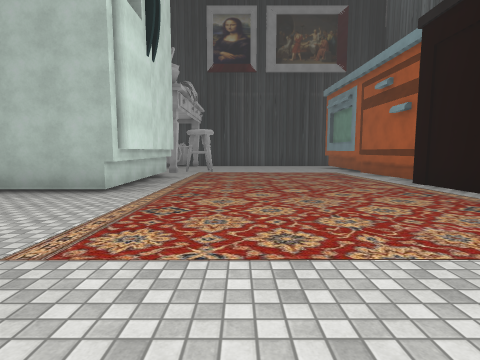
View 1 (above)

12 first-person views from a walk through a 3-D level made in the Unity game engine. The camera is 1.4 m above the floor, tilts 6° down and sees 80° across. The floor is counted in squares, 2.64 m on a side. Each view is taken from the middle of a square. On the plan, view 1 faces up. The plan holds only what a view shows up to about 9 squares ahead; the rest is blank. The place goes on beyond the plan. The player character is not drawn. Some surface patterns are stand-ins.

View 2
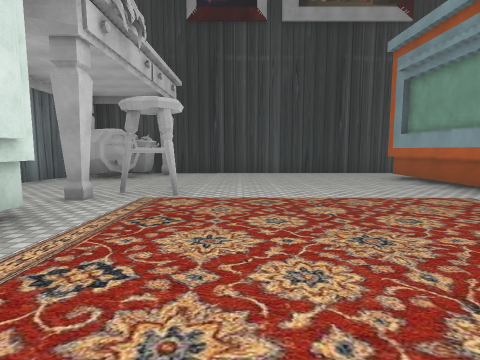

View 3
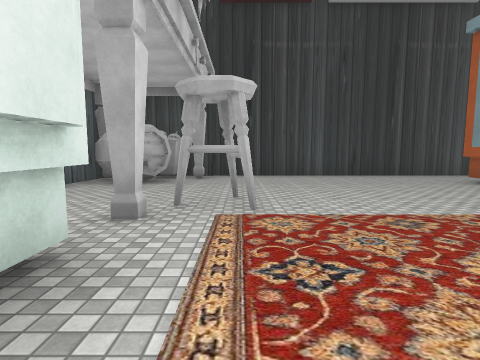

View 4
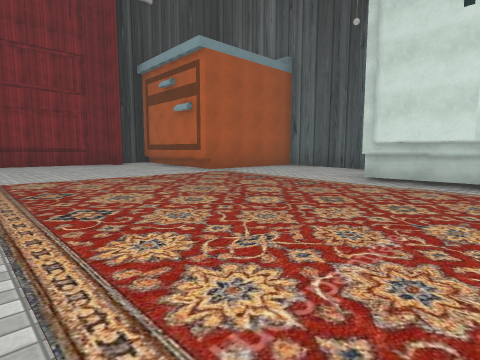

View 5
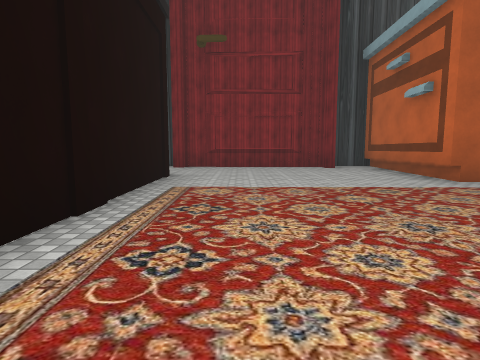

View 6
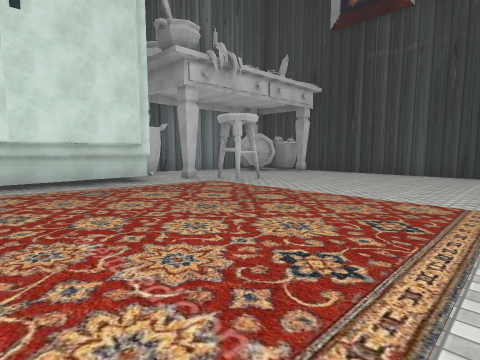

View 7
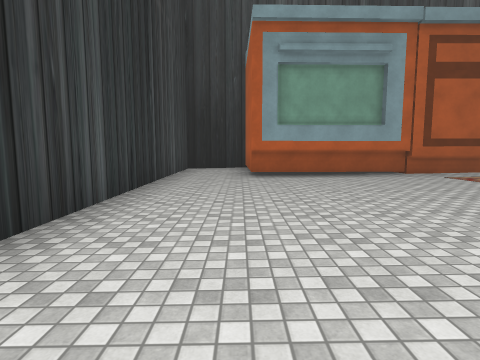

View 8
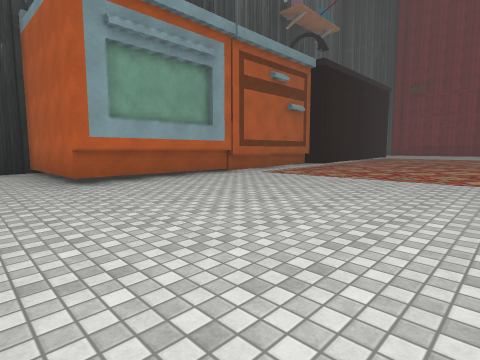

View 9
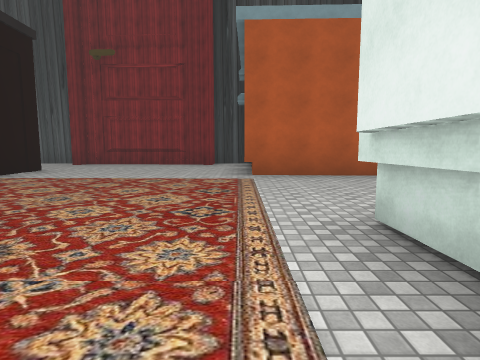

View 10
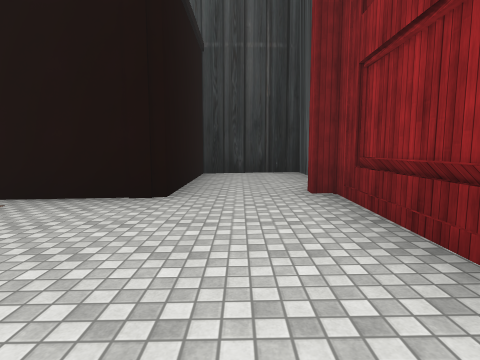

View 11
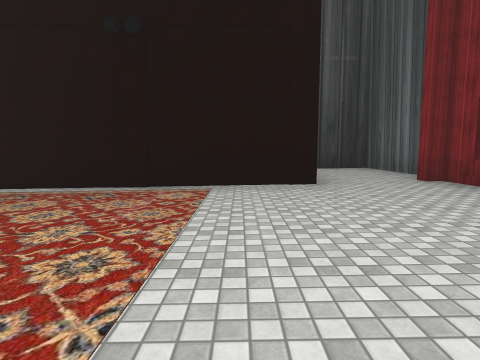

View 12
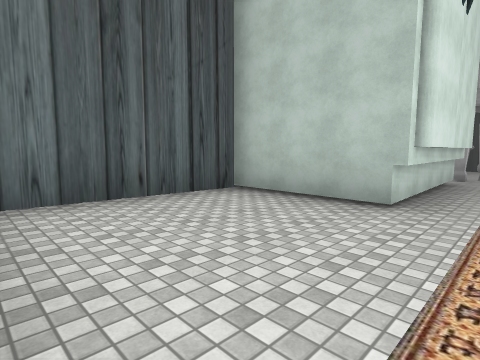

### Floor plan
Key: @ floor where view 1 was taken; # wall or solid block; . main floor; : floor 0.25 m higher than the main floor; + floor 0.5 m higher than the main floor; ^ raised ledge.
Columns run from 5 left of view 1 to 7 right of it. Each row starts with its distance up from view 1.
 14    ##########
 13  ###........#
 12 ###.........#
 11 #........####
 10 #........#
  9 #...#....#
  8   ##:::::#
  7    #:::::#
  6    #:::::#
  5    #:::::#
  4 ####:::::#
  3 #::::+++:#
  2 #++++++++#
  1 ###++++++#
  0   ##^@+++####
 -1    #++++++++#
 -2    #+####+++#
 -3    ###  #####

Positions as (right, up) in squares from view 1, and headings:
1: (0, 0), facing up
2: (0, 5), facing up
3: (-1, 6), facing up
4: (3, 6), facing down-left
5: (2, 5), facing down
6: (3, 5), facing up-left
7: (-2, 12), facing right
8: (-1, 13), facing down-right
9: (-1, 6), facing down
10: (0, -1), facing right
11: (-1, 1), facing right
12: (-1, 1), facing up-left
